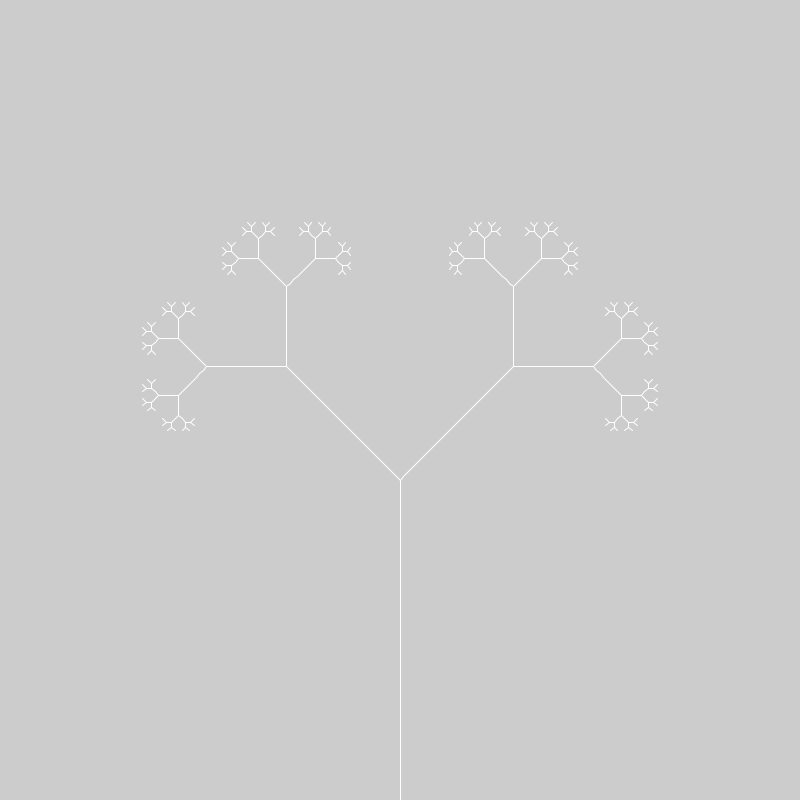
Frame 1 (no input)
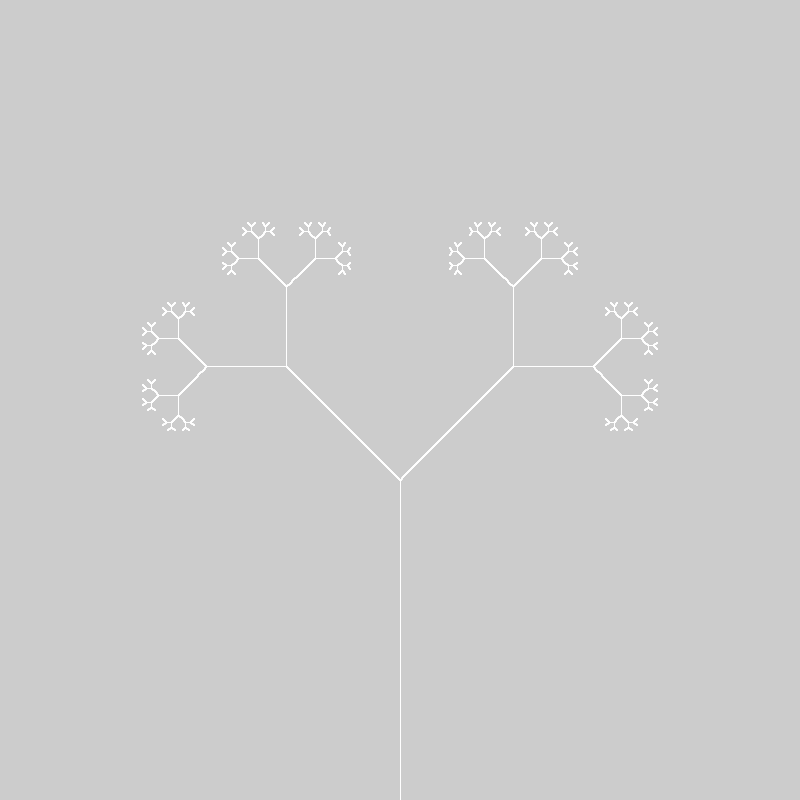
Frame 60 (the mouse pressed at the canvas centre just before this capture)
Frame 120 (the mouse held since frame 60 and released just before this capture): identical to frame 60, image omitted

The Processing sketch that drew these frames (run headless with seeded random() and noise(); from frame 60 on, the mouse is pressed at the canvas centre):

// Processing sketch: L_System
// ── L_System.pde
import java.util.HashMap;

LSystem ls;


void setup() 
{
  size(800, 800);
  ls = new LSystem("0");
  ls.addRule('1', "11");
  ls.addRule('0', "1[0]0");
  ls.addInstruction('0', new DrawLine(-5));
  ls.addInstruction('1', new DrawLine(-5));
  ls.addInstruction('[', new PushAndRotate(45));
  ls.addInstruction(']', new PopAndRotate(-45));
}

void draw() 
{
  translate(width / 2, height);
  ls.renderGeneration(7);
}

public static interface Instruction
{
  void execute(LSystem lSystem);
}

class LSystem
{
  String axiom;
  HashMap<Character, String> rules;
  HashMap<Character, Instruction> instructions;

  LSystem(String axiom)
  {
    this.axiom = axiom;
    rules = new HashMap<Character, String>();
    instructions = new HashMap<Character, Instruction>();
  }
  
  void addRule(Character rule, String production)
  {
    rules.put(rule, production);
  }
  
  void addInstruction(Character code, Instruction instruction)
  {
    instructions.put(code, instruction);
  }
  
  String productionForGeneration(int generation)
  {
    if (generation == 0)
    {
      return axiom;
    }
    String productionForGenM1 = productionForGeneration(generation - 1);
    String production = new String();
    for (int i = 0; i < productionForGenM1.length(); ++i)
    {
      char c = productionForGenM1.charAt(i);
      String rule = rules.get(c);
      if (rule != null)
      {
        production = production + rule;
      }
      else
      {
        production = production + c;
      }
    }
    
    return production;
  }
  
  void renderGeneration(int generation)
  {
    String production = productionForGeneration(generation);
    for (int i = 0; i < production.length(); ++i)
    {
      char c = production.charAt(i);
      Instruction instruction = instructions.get(c);
      if (instruction != null)
      {
        instruction.execute(this);
      }
    }
  }
}

class DrawLine implements Instruction
{
  int lineLength;
  
  DrawLine(int lineLength)
  {
    this.lineLength = lineLength;
  }
  
  void execute(LSystem lSystem)
  {
    noFill();
    stroke(0xFFFFFFFF);
    line(0, 0, 0, lineLength);
    translate(0, lineLength);
  }
}

class PushAndRotate implements Instruction
{
  float theta;
  
  PushAndRotate(int theta)
  {
    this.theta = (float)Math.toRadians(theta);
  }
  
  void execute(LSystem lSystem)
  {
    pushMatrix();
    rotate(theta);
  }
}

class PopAndRotate implements Instruction
{
  float theta;
  
  PopAndRotate(int theta)
  {
    this.theta = (float)Math.toRadians(theta);
  }
  
  void execute(LSystem lSystem)
  {
    popMatrix();
    rotate(theta);
  }
}
